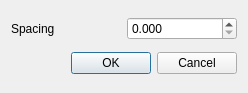
<?xml version="1.0" encoding="UTF-8"?>
<ui version="4.0">
 <class>CGridDialog</class>
 <widget class="QDialog" name="CGridDialog">
  <property name="geometry">
   <rect>
    <x>0</x>
    <y>0</y>
    <width>248</width>
    <height>93</height>
   </rect>
  </property>
  <property name="windowTitle">
   <string>Set Grid Properties</string>
  </property>
  <layout class="QVBoxLayout">
   <item>
    <layout class="QHBoxLayout">
     <item>
      <widget class="QLabel">
       <property name="text">
        <string>Spacing</string>
       </property>
      </widget>
     </item>
     <item>
      <widget class="QDoubleSpinBox" name="c_spacing_ctrl">
       <property name="decimals">
        <number>3</number>
       </property>
       <property name="singleStep">
        <double>0.001000000000000</double>
       </property>
      </widget>
     </item>
    </layout>
   </item>
   <item>
    <layout class="QHBoxLayout">
     <item>
      <spacer name="horizontalSpacer">
       <property name="orientation">
        <enum>Qt::Horizontal</enum>
       </property>
       <property name="sizeHint" stdset="0">
        <size>
         <width>40</width>
         <height>20</height>
        </size>
       </property>
      </spacer>
     </item>
     <item>
      <widget class="QPushButton" name="c_ok">
       <property name="text">
        <string>OK</string>
       </property>
      </widget>
     </item>
     <item>
      <widget class="QPushButton" name="c_cancel">
       <property name="text">
        <string>Cancel</string>
       </property>
      </widget>
     </item>
    </layout>
   </item>
  </layout>
 </widget>
 <resources/>
 <connections>
  <connection>
   <sender>c_spacing_ctrl</sender>
   <signal>valueChanged(double)</signal>
   <receiver>CGridDialog</receiver>
   <slot>OnDeltaposSpinSpacing(double)</slot>
   <hints>
    <hint type="sourcelabel">
     <x>189</x>
     <y>39</y>
    </hint>
    <hint type="destinationlabel">
     <x>40</x>
     <y>55</y>
    </hint>
   </hints>
  </connection>
  <connection>
   <sender>c_ok</sender>
   <signal>clicked()</signal>
   <receiver>CGridDialog</receiver>
   <slot>OnOK()</slot>
   <hints>
    <hint type="sourcelabel">
     <x>110</x>
     <y>82</y>
    </hint>
    <hint type="destinationlabel">
     <x>37</x>
     <y>77</y>
    </hint>
   </hints>
  </connection>
  <connection>
   <sender>c_cancel</sender>
   <signal>clicked()</signal>
   <receiver>CGridDialog</receiver>
   <slot>OnCancel()</slot>
   <hints>
    <hint type="sourcelabel">
     <x>212</x>
     <y>86</y>
    </hint>
    <hint type="destinationlabel">
     <x>271</x>
     <y>73</y>
    </hint>
   </hints>
  </connection>
 </connections>
 <slots>
  <slot>OnDeltaposSpinSpacing(double)</slot>
  <slot>OnOK()</slot>
  <slot>OnCancel()</slot>
 </slots>
</ui>
